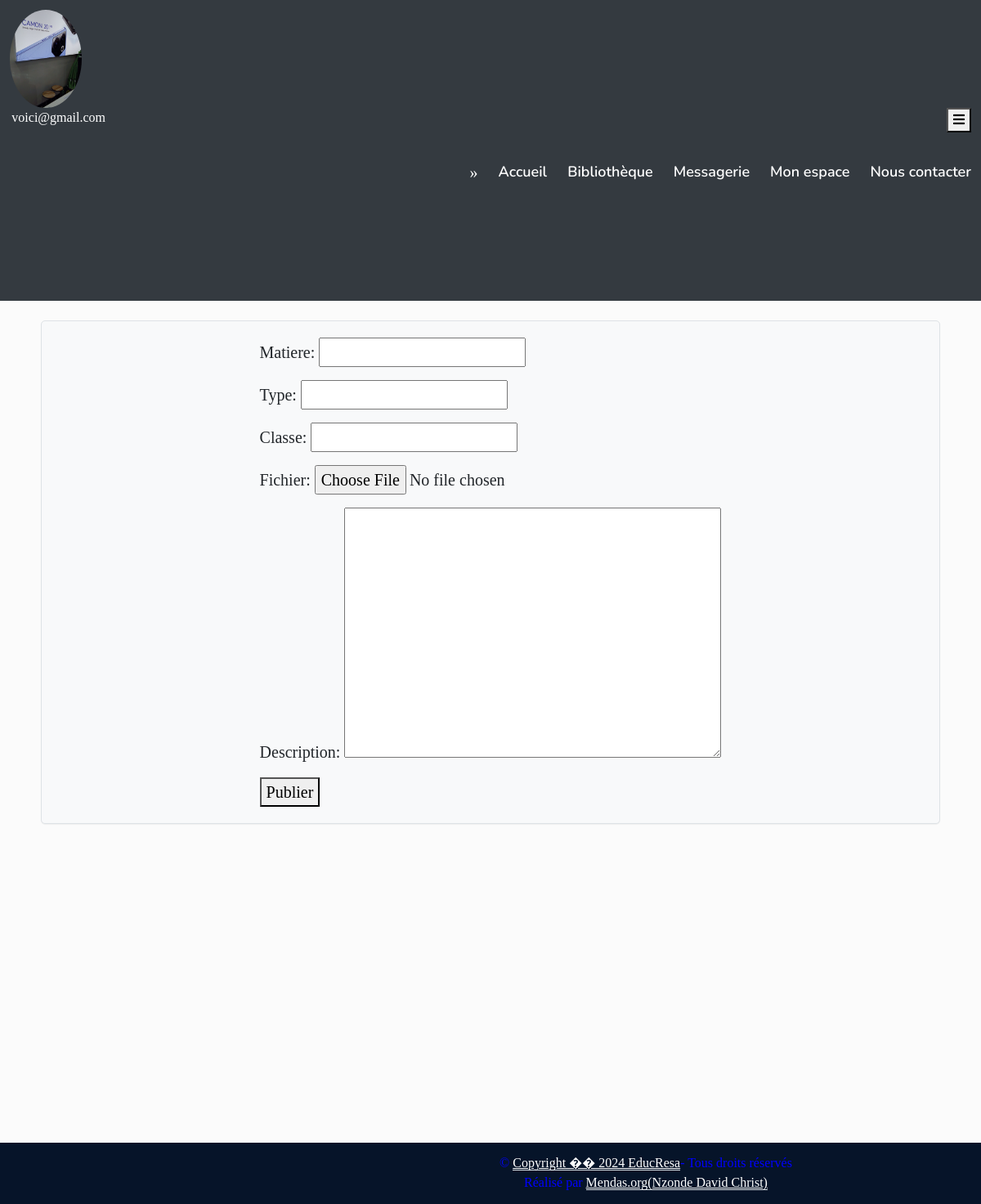
Page /bibliotheque/ajouterdoc/ (signed in) on the committed database.
### comptes/models.py (models this page shows)
class Utilisateur (models.Model) :
    id = models.AutoField(primary_key=True)
    user = models.OneToOneField(settings.AUTH_USER_MODEL, on_delete=models.CASCADE, related_name='utilisateur',null=True,blank=True)
    username = models.CharField(max_length = 50, unique = True)
    email = models.EmailField(unique = True)
    password = models.CharField(max_length = 250, unique = True)
    photo = models.ImageField(upload_to = 'documents/photosUsers/', blank = True, default='documents/photosUsers/IMG_20230719_212156_362.jpg')
    def __str__(self) :
        return self.username

### EducResa/views.py (the view)
# urls.py: path('bibliotheque/ajouterdoc/',views.create_document,name='creer_document'),
def create_document(request):
    if request.method == 'POST':
        form = CreateDocumentForm(request.POST, request.FILES)
        if form.is_valid():
            doc = form.save(commit=False)
            doc.auteur = Utilisateur.objects.get(id=request.session.get('user_id'))
            doc.save()
            return redirect('.')
    else:
        form = CreateDocumentForm()
        user = Utilisateur.objects.get(id=request.session.get('user_id'))
    return render(request, 'documents_divers.html', {'form': form, 'user': user})

### EducResa/forms.py
class CreateDocumentForm(forms.ModelForm):
    class Meta:
        model = Documents
        fields=['matiere','type','classe','fichier','description',]
        widgets = {
            'fichier': forms.FileInput(attrs={'accept': 'application/pdf, image/*'}),
        }

### Templates/documents_divers.html (shortened to what this page needs)
{% extends "base.html" %}
{% load static %}
{% block photo %}
    {% if user %}
        <img src="{{user.photo.url}}" alt="Photo de profil" >
    {% endif %}
{% endblock %}
{% block email %}
    <span>{{ user.email }}</span>
{% endblock %}
{% block content %}
<h3>Merci pour ta contribution {{user|default:"expert"}}.</h3><br/>
    <p>Les documents que tu proposes seront publiées et visibles par d'autres. Tu peux également poster un mémoire en renseignant "memoire" au niveau du type. </p>
    <p>Si tu as des questions ou des remarques, n'hésite pas à nous contacter. Merci de nous aider à améliorer notre plateforme!</p><br/>
<div class="publier">
    <form method="POST" enctype="multipart/form-data">
        {{ form.as_p }}
        <button type="submit">Publier</button>
    </form>
</div>
{% endblock %}

### static/css/style2.css (style rules this page uses)
:root { --primary: #06A3DA; --secondary: #34AD54; --light: #EEF9FF; --dark: #091E3E; }
h3, h4, .fw-semi-bold { font-weight: 700 !important; }

### Templates/base.html (style rules this page uses)
.profil img { height: 100%; width: 75%; border-radius: 50%; }

### Templates/documents_divers.html (style rules this page uses)
body { background-color: rgba(248,249,249, 0.5); font-family: 'Times New Roman', Arial, serif, Helvetica, sans-serif; }
.publier { margin-top: 30px; margin-bottom: 30px; margin-left: 50px; margin-right: 50px; justify-content: space-around; padding: 20px; background-color: #f8f9fa; border: 1px solid #dee2e6; border-radius: 5px; box-shadow: 0 1px 1px rgba(0,0,0,0.05); transition: box-shadow 0.3s ease; align-items: center; display: flex; font-size:20px; }

### rows in the picture
Utilisateur: photo (picture), email "voici@gmail.com"
